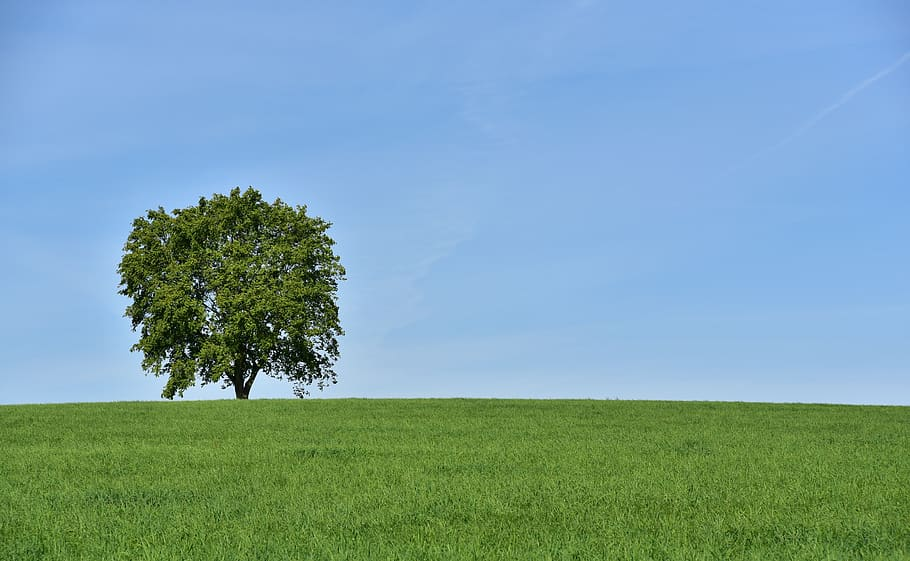
#> input picture assets/nature.jpg, 910 x 561 px, found by its file name
$ python sharpening.py
#> lines starting #> are read from the running program, lines starting #| are printed output that depends on the picture
"""
Image Sharpening in OpenCV.

This script demonstrates how to enhance image edges using a mathematical
convolution kernel with the cv2.filter2D function.
"""
import cv2
import numpy as np

# Load the original continuous tone image for edge enhancement
image = cv2.imread("assets/nature.jpg")
#> image is the input picture: shape (561, 910, 3); mean B, G, R 165.2, 160.2, 122.9

# Define a sharpening kernel (a matrix for mathematical convolution)
# The central value is positive, whereas surrounding values are negative
sharpen_kernal = np.array([
    [0, -1, 0],
    [-1, 5.1, -1],
    [0, -1, 0]
])

# Use cv2.filter2D() to apply the custom kernel to our image
# -1 indicates the output image will have the same depth as the source
sharpened = cv2.filter2D(image, -1, sharpen_kernal)
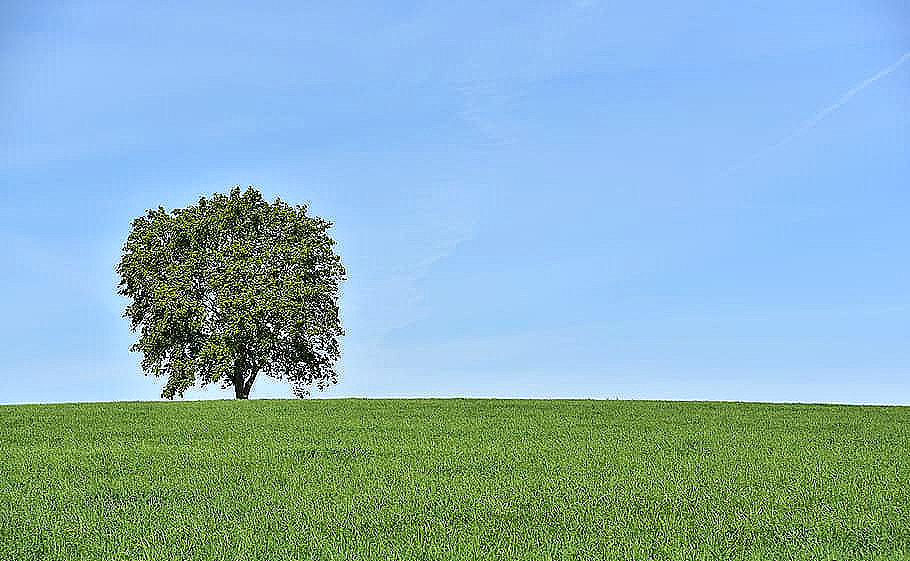
#> sharpened: shape (561, 910, 3); mean B, G, R 185.1, 176.4, 136.9

# Display the original and the sharpened image side-by-side
cv2.imshow("Original image", image)
cv2.imshow("Sharpened image", sharpened)

# Pause execution until a key is pressed
cv2.waitKey(0)

# Destroys all open UI windows
cv2.destroyAllWindows()
